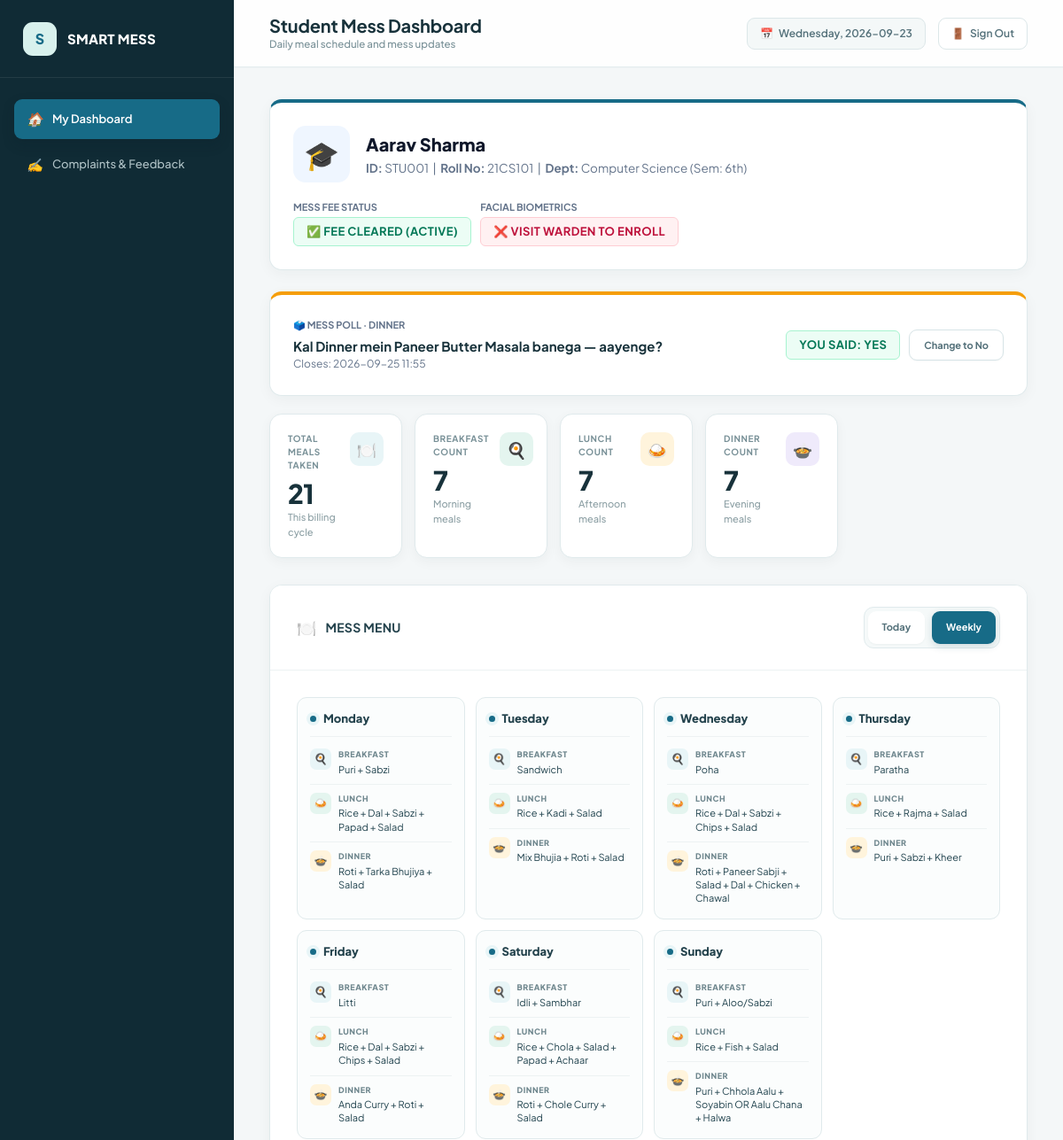
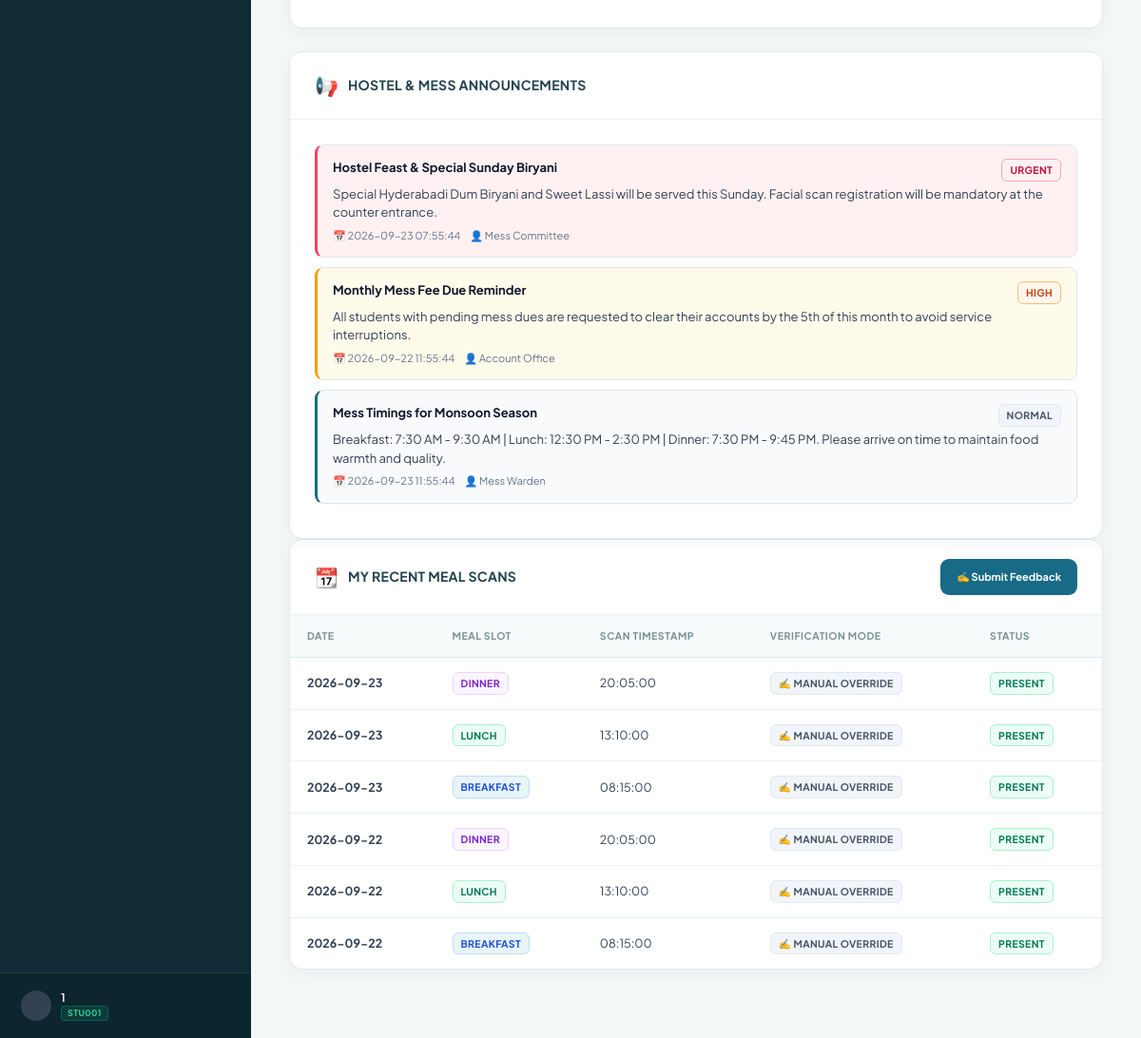
The app's page /student/dashboard?menu_view=weekly (signed in) with its own data (2 pictures, top to bottom).
### tables this page shows
CREATE TABLE students (
        id INTEGER PRIMARY KEY AUTOINCREMENT,
        student_id TEXT UNIQUE NOT NULL,
        full_name TEXT NOT NULL,
        roll_number TEXT UNIQUE NOT NULL,
        branch TEXT NOT NULL,
        semester TEXT NOT NULL,
        mobile_number TEXT NOT NULL,
        password_hash TEXT NOT NULL,
        payment_status TEXT DEFAULT 'Unpaid',
        face_registered INTEGER DEFAULT 0,
        face_image_path TEXT,
        registration_date TEXT NOT NULL
    );

CREATE TABLE polls (
        id INTEGER PRIMARY KEY AUTOINCREMENT,
        question TEXT NOT NULL,
        meal TEXT,
        start_time TEXT NOT NULL,
        end_time TEXT NOT NULL,
        created_by TEXT DEFAULT 'Mess Admin',
        created_at TEXT NOT NULL
    );

CREATE TABLE poll_responses (
        id INTEGER PRIMARY KEY AUTOINCREMENT,
        poll_id INTEGER NOT NULL,
        student_id TEXT NOT NULL,
        response TEXT NOT NULL,
        responded_at TEXT NOT NULL,
        FOREIGN KEY (poll_id) REFERENCES polls(id) ON DELETE CASCADE,
        FOREIGN KEY (student_id) REFERENCES students(student_id) ON DELETE CASCADE,
        UNIQUE (poll_id, student_id)
    );

CREATE TABLE menu (
        id INTEGER PRIMARY KEY AUTOINCREMENT,
        day_of_week TEXT NOT NULL,
        meal_type TEXT NOT NULL,
        items TEXT NOT NULL,
        special_notes TEXT,
        availability_status TEXT NOT NULL DEFAULT 'Available',
        updated_at TEXT NOT NULL,
        UNIQUE (day_of_week, meal_type)
    );

CREATE TABLE notices (
        id INTEGER PRIMARY KEY AUTOINCREMENT,
        title TEXT NOT NULL,
        content TEXT NOT NULL,
        priority TEXT DEFAULT 'Normal',
        created_by TEXT DEFAULT 'Mess Admin',
        created_at TEXT NOT NULL
    );

CREATE TABLE attendance (
        id INTEGER PRIMARY KEY AUTOINCREMENT,
        student_id TEXT NOT NULL,
        date TEXT NOT NULL,
        time TEXT NOT NULL,
        meal TEXT NOT NULL,
        status TEXT DEFAULT 'Present',
        marked_by TEXT DEFAULT 'Admin',
        FOREIGN KEY (student_id) REFERENCES students(student_id) ON DELETE CASCADE,
        UNIQUE (student_id, date, meal)
    );

### app.py (the view)
@app.route("/student/dashboard")
@student_required
def student_dashboard():
    student_id = session.get("student_id")
    current_day = datetime.now().strftime("%A")
    menu_view = request.args.get("menu_view", "today")
    conn = get_db_connection()
    cursor = conn.cursor()
    cursor.execute("""
    SELECT student_id, full_name, roll_number, branch, semester, mobile_number, payment_status, face_registered, registration_date
    FROM students
    WHERE student_id = ?
    """, (student_id,))
    student = cursor.fetchone()
    days = ["Monday", "Tuesday", "Wednesday", "Thursday", "Friday", "Saturday", "Sunday"]
    weekly_menu = {}
    for day in days:
        cursor.execute("SELECT meal_type, items, special_notes, availability_status FROM menu WHERE day_of_week = ?", (day,))
        day_rows = cursor.fetchall()
        weekly_menu[day] = {row["meal_type"]: {"items": row["items"], "special_notes": row["special_notes"], "availability_status": row["availability_status"]} for row in day_rows}
    cursor.execute("SELECT meal_type, items, special_notes, availability_status FROM menu WHERE day_of_week = ?", (current_day,))
    menu_rows = cursor.fetchall()
    today_menu = {row["meal_type"]: {"items": row["items"], "special_notes": row["special_notes"], "availability_status": row["availability_status"]} for row in menu_rows}
    cursor.execute("SELECT COUNT(*) FROM attendance WHERE student_id = ?", (student_id,))
    total_meals = cursor.fetchone()[0]
    cursor.execute("SELECT COUNT(*) FROM attendance WHERE student_id = ? AND meal = 'Breakfast'", (student_id,))
    breakfast_count = cursor.fetchone()[0]
    cursor.execute("SELECT COUNT(*) FROM attendance WHERE student_id = ? AND meal = 'Lunch'", (student_id,))
    lunch_count = cursor.fetchone()[0]
    cursor.execute("SELECT COUNT(*) FROM attendance WHERE student_id = ? AND meal = 'Dinner'", (student_id,))
    dinner_count = cursor.fetchone()[0]
    cursor.execute("""
    SELECT id, date, time, meal, status, marked_by
    FROM attendance
    WHERE student_id = ?
    ORDER BY date DESC, time DESC
    LIMIT 6
    """, (student_id,))
    recent_logs = cursor.fetchall()
    cursor.execute("SELECT id, title, content, priority, created_by, created_at FROM notices ORDER BY id DESC LIMIT 5")
    notices = cursor.fetchall()
    cursor.execute("""
    SELECT complaint_id, category, title, status, admin_response, created_at
    FROM complaints
    WHERE student_id = ?
    ORDER BY id DESC LIMIT 3
    """, (student_id,))
    my_complaints = cursor.fetchall()
    now_str = datetime.now().strftime("%Y-%m-%dT%H:%M")
    cursor.execute("""
    SELECT * FROM polls WHERE start_time <= ? AND end_time >= ? ORDER BY id DESC
    """, (now_str, now_str))
    active_poll_rows = cursor.fetchall()
    active_polls = []
    for p in active_poll_rows:
        cursor.execute("SELECT response FROM poll_responses WHERE poll_id = ? AND student_id = ?", (p["id"], student_id))
        my_response_row = cursor.fetchone()
        active_polls.append({
            "id": p["id"],
            "question": p["question"],
            "meal": p["meal"],
            "end_time": p["end_time"],
            "my_response": my_response_row["response"] if my_response_row else None
        })
    conn.close()
    return render_template(
        "student/dashboard.html",
        student=student,
        today_menu=today_menu,
        weekly_menu=weekly_menu,
        days=days,
        menu_view=menu_view,
        current_day=current_day,
        total_meals=total_meals,
        breakfast_count=breakfast_count,
        lunch_count=lunch_count,
        dinner_count=dinner_count,
        recent_attendance=recent_logs,
        recent_logs=recent_logs,
        notices=notices,
        my_complaints=my_complaints,
        active_polls=active_polls
    )

### app.py (called while the page is built)
def student_required(f):
    @wraps(f)
    def decorated_function(*args, **kwargs):
        if "user_role" not in session or session["user_role"] != "student":
            flash("Please log in with your Student ID to access the student portal.", "warning")
            return redirect(url_for("login"))
        return f(*args, **kwargs)
    return decorated_function

@app.context_processor
def inject_global_vars():
    now = datetime.now()
    return {
        "current_year": now.year,
        "current_date": now.strftime("%Y-%m-%d"),
        "current_day": now.strftime("%A"),
        "user_role": session.get("user_role"),
        "user_name": session.get("user_name"),
        "user_id": session.get("user_id"),
        "student_id": session.get("student_id")
    }

### database.py (called while the page is built)
def get_db_connection():
    conn = sqlite3.connect(DB_PATH)
    conn.row_factory = sqlite3.Row
    conn.execute("PRAGMA foreign_keys = ON;")
    return conn

### templates/student/dashboard.html (shortened to what this page needs)
{% extends "base.html" %}
{% block page_title %}Student Mess Dashboard{% endblock %}
{% block page_subtitle %}Daily meal schedule and mess updates{% endblock %}
{% block content %}
<div class="card" style="border-top: 4px solid var(--primary);">
  <div class="card-body">
    <div style="display: flex; align-items: center; justify-content: space-between; flex-wrap: wrap; gap: 20px;">
      <div style="display: flex; align-items: center; gap: 18px;">
        <div style="width: 64px; height: 64px; border-radius: var(--radius-lg); background: #eff6ff; display: flex; align-items: center; justify-content: center; font-size: 32px;">
          🎓
        </div>
        <div>
          <h3 style="font-size: 20px; font-weight: 800; color: #0f172a;">{{ student['full_name'] }}</h3>
          <div style="font-size: 13.5px; color: #64748b; margin-top: 2px;">
            <strong>ID:</strong> {{ student['student_id'] }} &nbsp;|&nbsp;
            <strong>Roll No:</strong> {{ student['roll_number'] }} &nbsp;|&nbsp;
            <strong>Dept:</strong> {{ student['branch'] }} (Sem: {{ student['semester'] }})
          </div>
        </div>
      </div>
      <div style="display: flex; gap: 10px; align-items: center;">
        <div>
          <div style="font-size: 11px; color: #64748b; font-weight: 700; text-transform: uppercase;">Mess Fee Status</div>
          <span class="badge badge-{{ student['payment_status'] | lower }}" style="font-size: 13px; padding: 6px 14px; margin-top: 2px;">
            {% if student['payment_status'] == 'Paid' %}
              ✅ Fee Cleared (Active)
            {% elif student['payment_status'] == 'Unpaid' %}
              ⚠️ Fee Overdue (Please Pay)
            {% else %}
              ⏳ Verification Pending
            {% endif %}
          </span>
        </div>
        <div>
          <div style="font-size: 11px; color: #64748b; font-weight: 700; text-transform: uppercase;">Facial Biometrics</div>
          {% if student['face_registered'] == 1 %}
            <span class="badge badge-paid" style="font-size: 13px; padding: 6px 14px; margin-top: 2px;">
              📸 Face Enrolled
            </span>
          {% else %}
            <span class="badge badge-unpaid" style="font-size: 13px; padding: 6px 14px; margin-top: 2px;">
              ❌ Visit Warden to Enroll
            </span>
          {% endif %}
        </div>
      </div>
    </div>
  </div>
</div>
{% if active_polls %}
  {% for poll in active_polls %}
    <div class="card" style="border-top: 4px solid var(--warning, #f59e0b); margin-bottom: 20px;">
      <div class="card-body">
        <div style="display:flex; justify-content: space-between; align-items: center; flex-wrap: wrap; gap: 14px;">
          <div>
            <div style="font-size: 11px; color: #64748b; font-weight: 700; text-transform: uppercase;">
              🗳️ Mess Poll {% if poll.meal %}· {{ poll.meal }}{% endif %}
            </div>
            <p style="font-size: 15px; font-weight: 700; margin-top: 4px;">{{ poll.question }}</p>
            <div style="font-size: 12px; color: #64748b;">Closes: {{ poll.end_time.replace('T', ' ') }}</div>
          </div>
          {% if poll.my_response %}
            <div style="display:flex; align-items:center; gap: 10px; flex-wrap: wrap;">
              <span class="badge {% if poll.my_response == 'Yes' %}badge-paid{% else %}badge-unpaid{% endif %}" style="font-size: 13px; padding: 6px 14px;">
                You said: {{ poll.my_response }}
              </span>
              <form method="POST" action="{{ url_for('student_poll_respond', poll_id=poll.id) }}" style="display:flex; gap: 8px;">
                {% if poll.my_response != 'No' %}
                  <button type="submit" name="response" value="No" class="btn btn-secondary btn-sm">Change to No</button>
                {% endif %}
              </form>
            </div>
          {% endif %}
        </div>
      </div>
    </div>
  {% endfor %}
{% endif %}
<div class="metrics-grid">
  <div class="metric-card">
    <div class="metric-info">
      <h3>Total Meals Taken</h3>
      <div class="metric-number">{{ total_meals }}</div>
      <div class="metric-sub">This billing cycle</div>
    </div>
    <div class="metric-icon icon-blue">🍽️</div>
  </div>
  <div class="metric-card">
    <div class="metric-info">
      <h3>Breakfast Count</h3>
      <div class="metric-number">{{ breakfast_count }}</div>
      <div class="metric-sub">Morning meals</div>
    </div>
    <div class="metric-icon icon-emerald">🍳</div>
  </div>
  <div class="metric-card">
    <div class="metric-info">
      <h3>Lunch Count</h3>
      <div class="metric-number">{{ lunch_count }}</div>
      <div class="metric-sub">Afternoon meals</div>
    </div>
    <div class="metric-icon icon-amber">🍛</div>
  </div>
  <div class="metric-card">
    <div class="metric-info">
      <h3>Dinner Count</h3>
      <div class="metric-number">{{ dinner_count }}</div>
      <div class="metric-sub">Evening meals</div>
    </div>
    <div class="metric-icon icon-purple">🍲</div>
  </div>
</div>
<div class="student-dashboard-sections">
  <div class="card dashboard-menu">
    <div class="card-header">
      <div class="card-title">
        <span>🍽️</span>
        <h3>Mess Menu</h3>
      </div>
      <div style="display:flex; gap:8px;">
        <a href="{{ url_for('student_dashboard', menu_view='today') }}" class="btn btn-secondary btn-sm {% if menu_view == 'today' %}active{% endif %}">Today</a>
        <a href="{{ url_for('student_dashboard', menu_view='weekly') }}" class="btn btn-secondary btn-sm {% if menu_view == 'weekly' %}active{% endif %}">Weekly</a>
      </div>
    </div>
    <div class="card-body">
      {% if menu_view == 'weekly' %}
        <div class="weekly-menu-grid">
          {% for day in days %}
            <section class="weekly-day-card">
              <div class="weekly-day-heading">
                <span class="weekly-day-dot"></span>
                <h4>{{ day }}</h4>
              </div>
              <div class="weekly-meals">
            {% for meal_name in ['Breakfast', 'Lunch', 'Dinner'] %}
              {% set meal_info = weekly_menu.get(day, {}).get(meal_name, {}) %}
              <div class="weekly-meal weekly-meal-{{ meal_name | lower }}">
                <span class="weekly-meal-icon">{% if meal_name == 'Breakfast' %}🍳{% elif meal_name == 'Lunch' %}🍛{% else %}🍲{% endif %}</span>
                <div class="weekly-meal-content">
                  <span class="weekly-meal-name">{{ meal_name }}</span>
                  <span class="weekly-meal-items {% if meal_info.get('availability_status') == 'Not Available' %}meal-unavailable{% endif %}">
                    {% if meal_info.get('availability_status') == 'Not Available' %}Not available{% else %}{{ meal_info.get('items', 'Not configured') }}{% endif %}
                  </span>
                </div>
              </div>
            {% endfor %}
              </div>
            </section>
          {% endfor %}
        </div>
      {% endif %}
    </div>
  </div>
  <div class="card student-announcements">
    <div class="card-header">
      <div class="card-title">
        <span style="font-size: 20px;">📢</span>
        <h3>Hostel & Mess Announcements</h3>
      </div>
    </div>
    <div class="card-body" style="max-height: 340px; overflow-y: auto;">
      {% for n in notices %}
        <div class="notice-item priority-{{ n['priority'] | lower }}">
          <div class="notice-header">
            <div class="notice-title">{{ n['title'] }}</div>
            <span class="badge badge-{{ n['priority'] | lower }}">{{ n['priority'] }}</span>
          </div>
          <p style="font-size: 13px; color: #334155; margin-top: 4px;">{{ n['content'] }}</p>
          <div class="notice-meta">
            <span>📅 {{ n['created_at'] }}</span>
            <span>👤 {{ n['created_by'] }}</span>
          </div>
        </div>
      {% else %}
        <div style="text-align: center; color: var(--text-muted); padding: 30px;">
          No active hostel notices right now.
        </div>
      {% endfor %}
    </div>
  </div>
</div>
<div class="card">
  <div class="card-header">
    <div class="card-title">
      <span style="font-size: 20px;">📆</span>
      <h3>My Recent Meal Scans</h3>
    </div>
    <div>
      <a href="{{ url_for('student_complaints') }}" class="btn btn-primary btn-sm">✍️ Submit Feedback</a>
    </div>
  </div>
  <div class="card-body" style="padding: 0;">
    <div class="table-responsive">
      <table class="custom-table">
        <thead>
          <tr>
            <th>Date</th>
            <th>Meal Slot</th>
            <th>Scan Timestamp</th>
            <th>Verification Mode</th>
            <th>Status</th>
          </tr>
        </thead>
        <tbody>
          {% for r in recent_attendance %}
            <tr>
              <td><strong>{{ r['date'] }}</strong></td>
              <td><span class="badge badge-{{ r['meal'] | lower }}">{{ r['meal'] }}</span></td>
              <td>{{ r['time'] }}</td>
              <td>
                {% if r['marked_by'] == 'Face Recognition' %}
                  <span class="badge badge-paid">📸 Face Verified</span>
                {% else %}
                  <span class="badge badge-normal">✍️ Manual Override</span>
                {% endif %}
              </td>
              <td><span class="badge badge-paid">Present</span></td>
            </tr>
          {% else %}
            <tr>
              <td colspan="5" style="text-align: center; color: var(--text-muted); padding: 28px;">
                No meal attendance records recorded yet this month.
              </td>
            </tr>
          {% endfor %}
        </tbody>
      </table>
    </div>
  </div>
</div>
{% endblock %}

### records on screen
students: full_name "Aarav Sharma", student_id "STU001", roll_number "21CS101", branch "Computer Science", semester "6th"
polls: meal "DINNER", question "Kal Dinner mein Paneer Butter Masala banega — aayenge?", end_time.replace "2026-09-25 11:55"
poll_responses: my_response "YES"
menu: get "Puri + Sabzi"
menu: get "Rice + Dal + Sabzi + Papad + Salad"
menu: get "Roti + Tarka Bhujiya + Salad"
menu: get "Sandwich"
menu: get "Rice + Kadi + Salad"
menu: get "Mix Bhujia + Roti + Salad"
menu: get "Poha"
menu: get "Rice + Dal + Sabzi + Chips + Salad"
menu: get "Roti + Paneer Sabji + Salad + Dal + Chicken + Chawal"
menu: get "Paratha"
menu: get "Rice + Rajma + Salad"
menu: get "Puri + Sabzi + Kheer"
menu: get "Litti"
menu: get "Rice + Dal + Sabzi + Chips + Salad"
menu: get "Anda Curry + Roti + Salad"
menu: get "Idli + Sambhar"
menu: get "Rice + Chola + Salad + Papad + Achaar"
menu: get "Roti + Chole Curry + Salad"
menu: get "Puri + Aloo/Sabzi"
menu: get "Rice + Fish + Salad"
menu: get "Puri + Chhola Aalu + Soyabin OR Aalu Chana + Halwa"
notices: title "Hostel Feast & Special Sunday Biryani", priority "URGENT", content "Special Hyderabadi Dum Biryani and Sweet Lassi will be served this Sunday. Facial scan registration will be mandatory at the counter entrance.", created_at "2026-09-23 07:55:44", created_by "Mess Committee"
notices: title "Monthly Mess Fee Due Reminder", priority "HIGH", content "All students with pending mess dues are requested to clear their accounts by the 5th of this month to avoid service interruptions.", created_at "2026-09-22 11:55:44", created_by "Account Office"
notices: title "Mess Timings for Monsoon Season", priority "NORMAL", content "Breakfast: 7:30 AM - 9:30 AM | Lunch: 12:30 PM - 2:30 PM | Dinner: 7:30 PM - 9:45 PM. Please arrive on time to maintain food warmth and quality.", created_at "2026-09-23 11:55:44", created_by "Mess Warden"
attendance: date "2026-09-23", meal "DINNER", time "20:05:00", marked_by "✍️ MANUAL OVERRIDE"
attendance: date "2026-09-23", meal "LUNCH", time "13:10:00", marked_by "✍️ MANUAL OVERRIDE"
attendance: date "2026-09-23", meal "BREAKFAST", time "08:15:00", marked_by "✍️ MANUAL OVERRIDE"
attendance: date "2026-09-22", meal "DINNER", time "20:05:00", marked_by "✍️ MANUAL OVERRIDE"
attendance: date "2026-09-22", meal "LUNCH", time "13:10:00", marked_by "✍️ MANUAL OVERRIDE"
attendance: date "2026-09-22", meal "BREAKFAST", time "08:15:00", marked_by "✍️ MANUAL OVERRIDE"

### other values on screen
{{ user_name or 'User' }} "1"
{{ student_id }} "STU001"
{{ total_meals }} "21"
{{ breakfast_count }} "7"
{{ lunch_count }} "7"
{{ dinner_count }} "7"
{{ day }} "Monday" "Tuesday" "Wednesday" "Thursday" "Friday" "Saturday" "Sunday"
{{ meal_name }} "BREAKFAST" "LUNCH" "DINNER" "BREAKFAST" "LUNCH" "DINNER" "BREAKFAST" "LUNCH" "DINNER" "BREAKFAST" "LUNCH" "DINNER" "BREAKFAST" "LUNCH" "DINNER" "BREAKFAST" "LUNCH" "DINNER" "BREAKFAST" "LUNCH" "DINNER"
